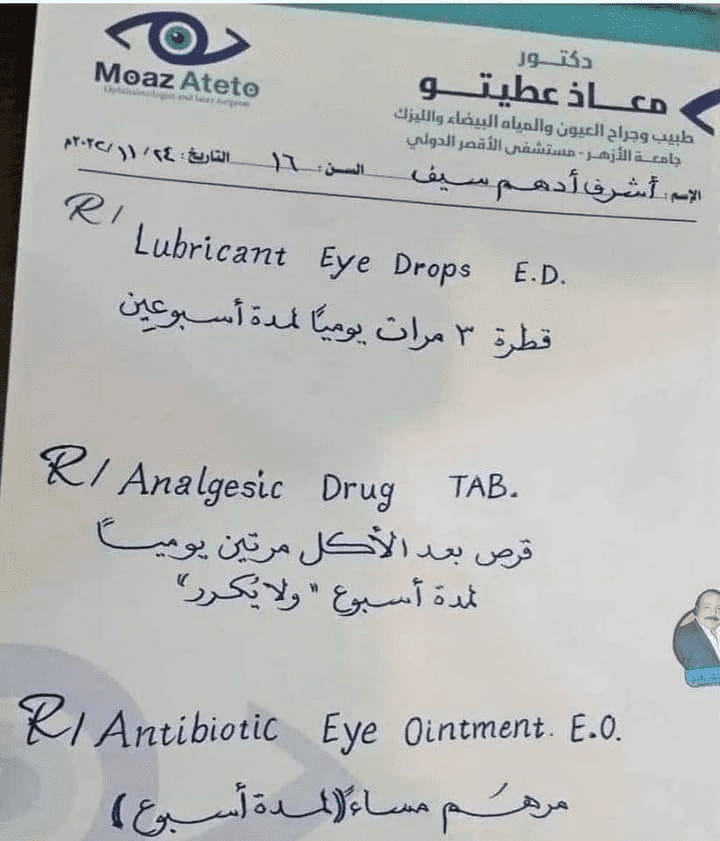
#> input picture 7- Baher Al-Taleb/img/m1.jpg, 720 x 841 px; its folder holds only this picture in this run
$ python -i work.py   (imports and definitions only)
#> lines starting #> are read from the running program, lines starting #| are printed output that depends on the picture
#> further down, picture is the input picture: PIL image 720x841 P; mean R, G, B 182.2, 183.9, 182.6
import easyocr
from PIL import Image, ImageEnhance, ImageFilter
import numpy as np
import tkinter as tk
from tkinter import filedialog, messagebox
import difflib
import pandas as pd
import sys
import re
import os
import joblib
from sklearn.feature_extraction.text import TfidfVectorizer
from sklearn.linear_model import LogisticRegression
import warnings
import string

# إخفاء التحذيرات غير الضرورية
# [1 line not run here, left out]
os.environ['TF_CPP_MIN_LOG_LEVEL'] = '3'

# تكوين إعدادات النظام للنص العربي والإنجليزي
# [1 line not run here, left out]

# تحميل القاموس الطبي ثنائي اللغة
MEDICAL_DICTIONARY = []
MEDICAL_SYNONYMS = {}
COMMON_WORDS = set()  # كلمات شائعة غير دوائية

# [57 lines left out: function load_medical_resources, not called in this run]

# تحميل المصادر عند البدء
# [1 line not run here, left out]

# معالجة الصورة
def preprocess_image(image):
    try:
        # تحويل الصورة إلى تدرج الرمادي
        gray = image.convert('L')
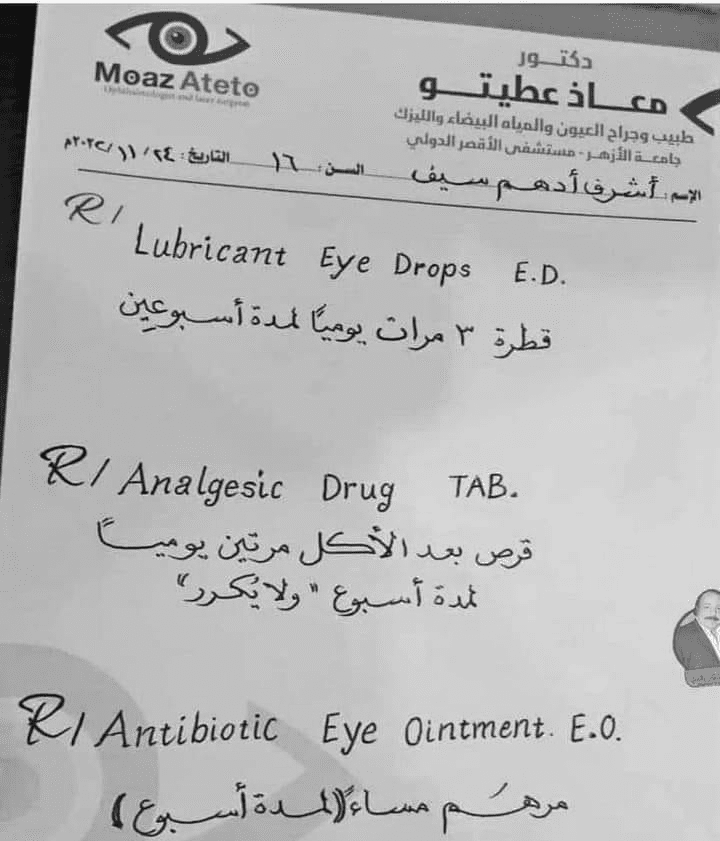
#> gray: PIL image 720x841 L; min 16, max 247, mean 183.1

        # زيادة حدة الصورة
        sharpened = gray.filter(ImageFilter.SHARPEN)

        # تحسين التباين
        enhancer = ImageEnhance.Contrast(sharpened)
        enhanced = enhancer.enhance(2.0)
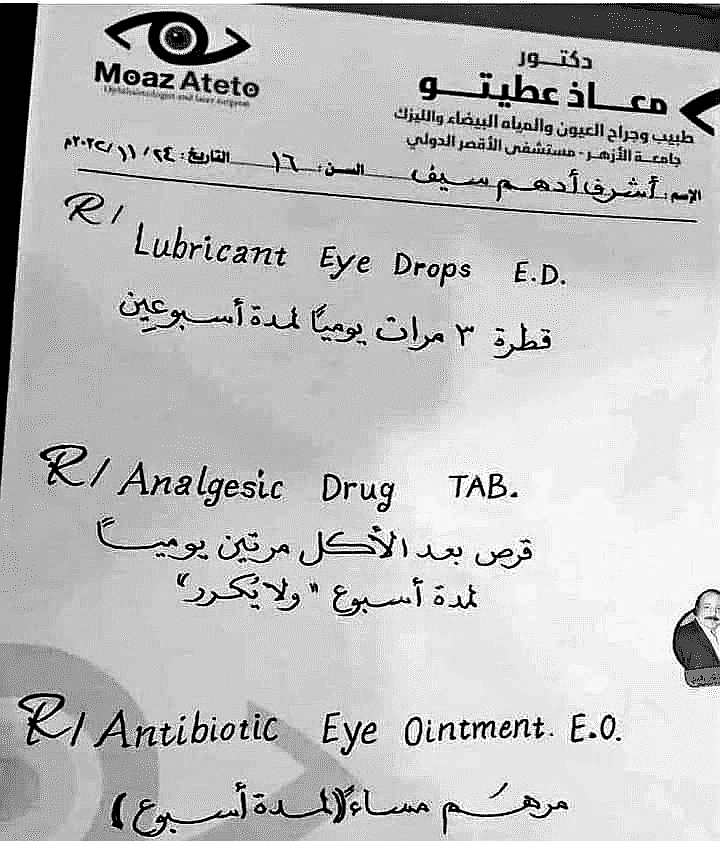
#> enhanced: PIL image 720x841 L; min 0, max 255, mean 188.8

        # تحسين السطوع
        brightness_enhancer = ImageEnhance.Brightness(enhanced)
        final_image = brightness_enhancer.enhance(1.2)
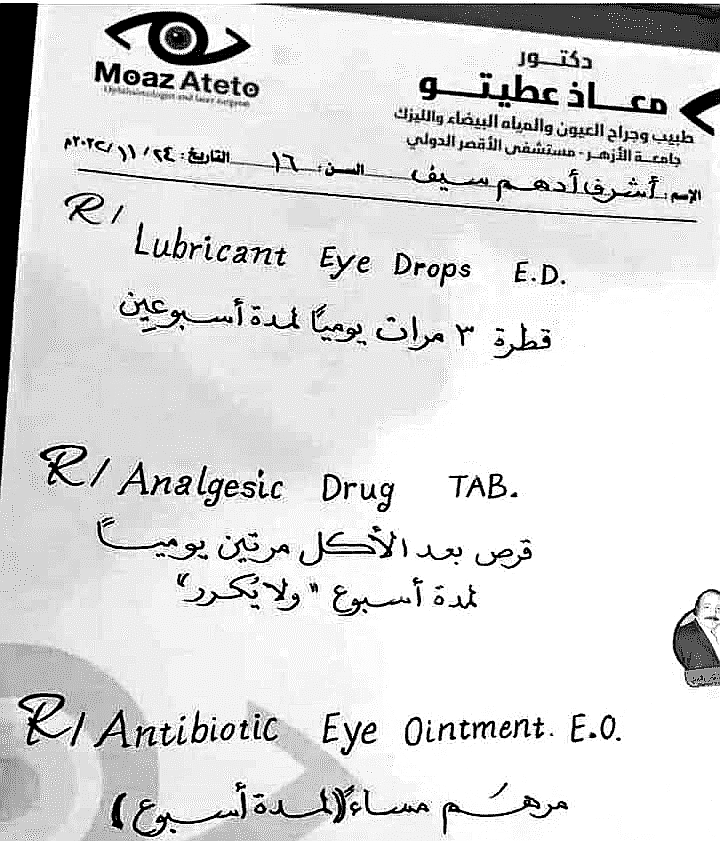
#> final_image: PIL image 720x841 L; min 0, max 255, mean 217.2

        return final_image
    except Exception as e:
        print(f"خطأ في معالجة الصورة: {str(e)}")
        return image

# تصحيح الكلمات الطبية بدعم ثنائي اللغة
# [17 lines left out: function correct_medical_term, not called in this run]

# نموذج التعلم الآلي للتعرف على الأدوية مع تحسينات
class AdvancedDrugRecognitionModel:
    def __init__(self):
        self.vectorizer = TfidfVectorizer(ngram_range=(1, 3), max_features=1500)
        self.model = LogisticRegression(max_iter=1000, class_weight='balanced')
        self.trained = False

    # [11 lines left out: functions train, predict, not called in this run]

    def save(self, filename):
        joblib.dump((self.vectorizer, self.model), filename)

    # [7 lines left out: function load, not called in this run]

# إنشاء وتدريب نموذج التعرف على الأدوية
drug_model = AdvancedDrugRecognitionModel()

# محاولة تحميل نموذج مدرب مسبقاً
# [34 lines not run here, left out]

# استخراج الأدوية مع تحسينات الدقة
# [98 lines left out: functions extract_drugs_with_high_accuracy, extract_instructions, run_ocr, not called in this run]

# واجهة المستخدم المتقدمة مع تحسينات
class AdvancedPrescriptionAnalyzer:
    # [259 lines left out: functions __init__, setup_ui, add_new_drug, update_dictionary_file, analyze_prescription, not called in this run]

# [4 lines not run here, left out]

>>> from PIL import Image
>>> picture = Image.open('../img/m1.jpg')
>>> result = preprocess_image(picture)
